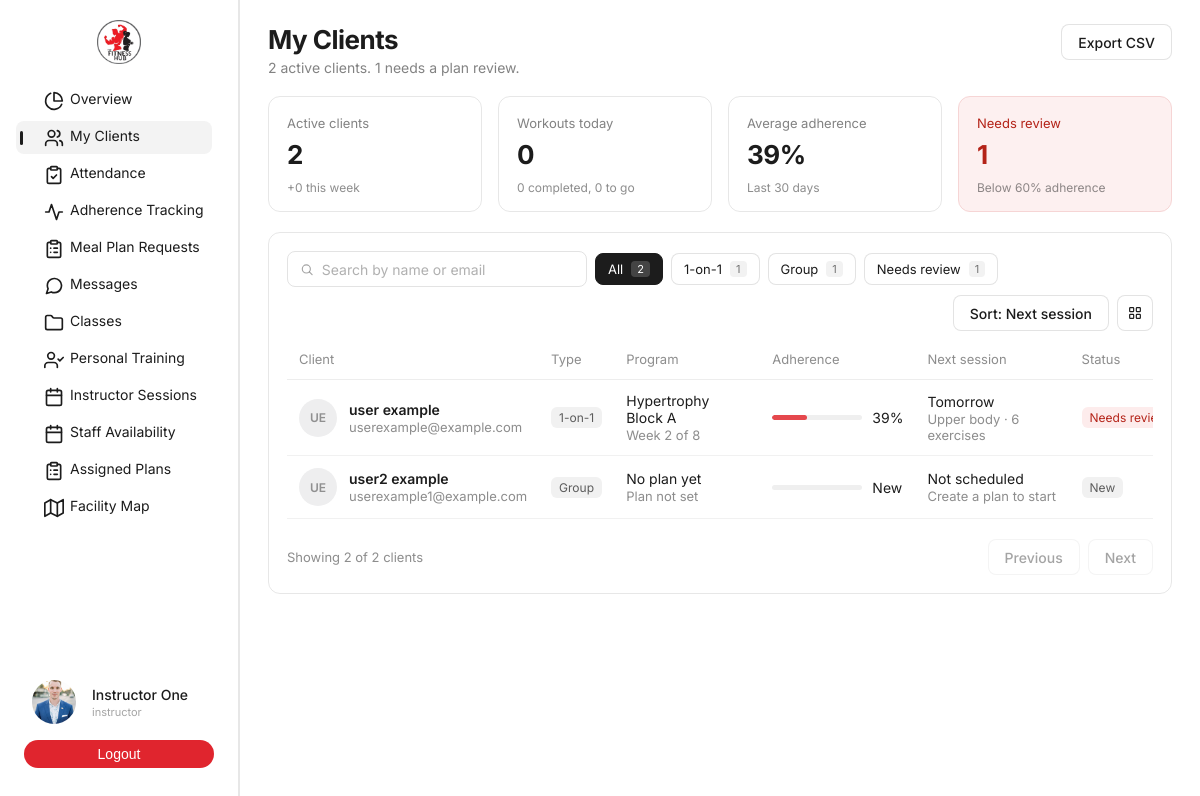
/portal/clients (signed in), run on the app's committed database.
### tables this page shows
CREATE TABLE `instructor_clients` (
  `id` int(11) NOT NULL AUTO_INCREMENT,
  `instructor_id` int(11) NOT NULL,
  `member_id` int(11) NOT NULL,
  `client_type` enum('1-on-1','group') NOT NULL DEFAULT '1-on-1',
  `status` enum('active','paused') NOT NULL DEFAULT 'active',
  `flag_title` varchar(100) DEFAULT NULL,
  `flag_note` varchar(255) DEFAULT NULL,
  `created_at` timestamp NOT NULL DEFAULT current_timestamp(),
  PRIMARY KEY (`id`),
  UNIQUE KEY `uq_instructor_member` (`instructor_id`,`member_id`),
  KEY `fk_ic_member` (`member_id`),
  CONSTRAINT `fk_ic_instructor` FOREIGN KEY (`instructor_id`) REFERENCES `users` (`id`) ON DELETE CASCADE,
  CONSTRAINT `fk_ic_member` FOREIGN KEY (`member_id`) REFERENCES `users` (`id`) ON DELETE CASCADE
);

CREATE TABLE `users` (
  `id` int(11) NOT NULL,
  `first_name` varchar(50) NOT NULL,
  `last_name` varchar(50) NOT NULL,
  `email` varchar(100) NOT NULL,
  `phone_number` varchar(20) NOT NULL,
  `profile_image` varchar(255) DEFAULT NULL,
  `password_hash` varchar(255) NOT NULL,
  `role_id` int(11) DEFAULT NULL,
  `created_at` timestamp NOT NULL DEFAULT current_timestamp()
);

### app/views/instructor/my-clients.php (the view, shortened to what the rows shown need)
<?php
$statusTags = [
    'active' => ['Active', ''],
    'needs_review' => ['Needs review', 'mc-tag--danger'],
    'paused' => ['Paused', ''],
    'new' => ['New', ''],
];
$initials = function (string $name): string {
    $parts = preg_split('/\s+/', trim($name));
    return mb_strtoupper(mb_substr($parts[0], 0, 1) . mb_substr(end($parts), 0, 1));
};
$adherenceText = fn(array $c) => $c['adherence'] !== null ? $c['adherence'] . '%' : ($c['status'] === 'new' ? 'New' : '—');
?>
<div class="mc-view" data-view="table" id="mc-view">
    <div class="mc-head">
        <div>
            <h1 class="mc-title">My Clients</h1>
        </div>
    </div>
    <section class="mc-panel">
        <?php if (empty($clients)): ?>
            <p class="mc-empty">
                <?php if ($totalClients === 0): ?>
                    You don't have any clients yet.
                <?php else: ?>
                    No clients match your search.
                <?php endif; ?>
            </p>
        <?php else: ?>
            <div class="mc-table-wrap">
                <table class="mc-table">
                    <thead>
                        <tr>
                            <th>Client</th>
                            <th>Type</th>
                            <th>Program</th>
                            <th>Adherence</th>
                            <th>Next session</th>
                            <th>Status</th>
                        </tr>
                    </thead>
                    <tbody>
                        <?php foreach ($clients as $client): ?>
                            <?php
                            [$statusLabel, $statusClass] = $statusTags[$client['status']];
                            $href = '/portal/clients/workout-plan?member=' . (int) $client['member_id'];
                            ?>
                            <tr data-href="<?= htmlspecialchars($href) ?>">
                                <td>
                                    <div class="mc-client">
                                        <span class="mc-avatar"><?= htmlspecialchars($initials($client['name'])) ?></span>
                                        <div>
                                            <a class="mc-primary mc-client-link" href="<?= htmlspecialchars($href) ?>"><?= htmlspecialchars($client['name']) ?></a>
                                            <p class="mc-secondary"><?= htmlspecialchars($client['email']) ?></p>
                                        </div>
                                    </div>
                                </td>
                                <td><span class="mc-tag"><?= htmlspecialchars($client['type_label']) ?></span></td>
                                <td>
                                    <p class="mc-program"><?= htmlspecialchars($client['program']) ?></p>
                                    <p class="mc-secondary"><?= htmlspecialchars($client['program_meta']) ?></p>
                                </td>
                                <td>
                                    <div class="mc-adherence">
                                        <div class="mc-bar">
                                            <?php if ($client['adherence'] !== null): ?>
                                                <div class="mc-bar__fill <?= $client['adherence'] < ClientRosterService::NEEDS_REVIEW_BELOW ? 'mc-bar__fill--low' : '' ?>" style="width: <?= (int) $client['adherence'] ?>%"></div>
                                            <?php endif; ?>
                                        </div>
                                        <span><?= htmlspecialchars($adherenceText($client)) ?></span>
                                    </div>
                                </td>
                                <td>
                                    <p class="mc-program"><?= htmlspecialchars($client['next_session']) ?></p>
                                    <p class="mc-secondary"><?= htmlspecialchars($client['next_session_meta']) ?></p>
                                </td>
                                <td><span class="mc-tag <?= $statusClass ?>"><?= $statusLabel ?></span></td>
                            </tr>
                        <?php endforeach; ?>
                    </tbody>
                </table>
            </div>
        <?php endif; ?>
    </section>
</div>

### data on the page
instructor_clients: member.first_name "UE", name "user example", member.email "userexample@example.com", client_type "1-on-1", program "Hypertrophy Block A", program_meta "Week 2 of 8", client "39%", next_session "Tomorrow", next_session_meta "Upper body · 6 exercises", statusLabel "Needs…"
instructor_clients: member.first_name "UE", name "user2 example", member.email "userexample1@example.com", type_label "Group", program "No plan yet", program_meta "Plan not set", client "New", next_session "Not scheduled", next_session_meta "Create a plan to start", statusLabel "New"

### other printed values
$fullName "Instructor One"
$role "instructor"
$stats['active'] "2"
$stats['needs_review'] "1"
$stats['new_this_week'] "0"
$stats['today'] "0"
$stats['today_done'] "0"
$stats['today'] - $stats['today_done'] "0"
$stats['avg_adherence'] "39"
ClientRosterService::NEEDS_REVIEW_BELOW "60"
$label "All"
$filterCounts[$key] "2"
$label "1-on-1"
$filterCounts[$key] "1"
$label "Group"
